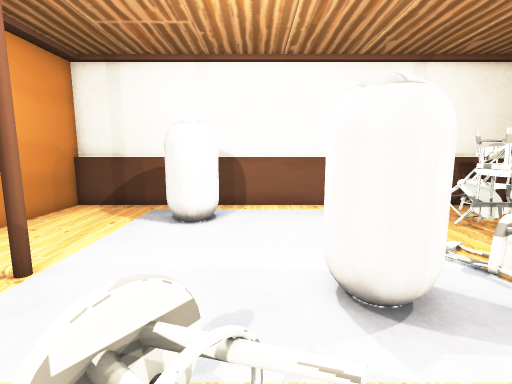
view 1 (above)

16 first-person views from a walk through a 3-D level made in the Unity game engine. The camera is 1.3 m above the floor, tilts 8° down and sees 85° across. The floor is counted in squares, 0.5 m on a side. Each view is taken from the middle of a square. On the plan, view 1 faces up. The plan holds only what a view shows up to about 19 squares ahead; the rest is blank. The place goes on beyond the plan. Some surface patterns are stand-ins.

view 2
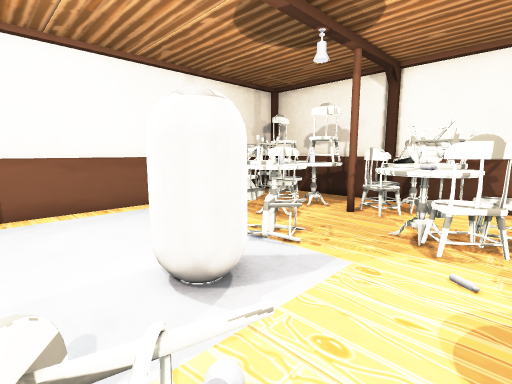

view 3
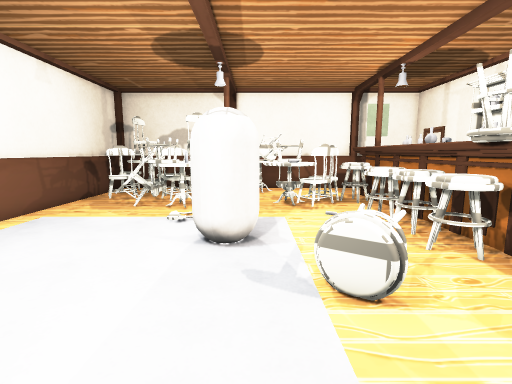

view 4
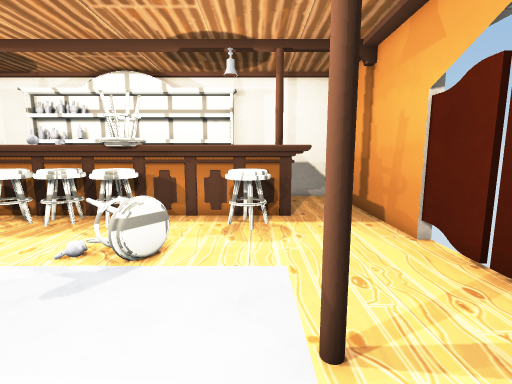

view 5
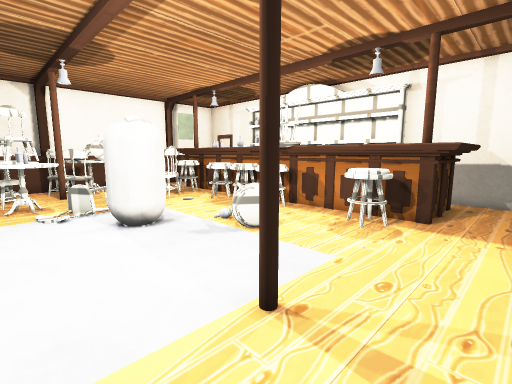

view 6
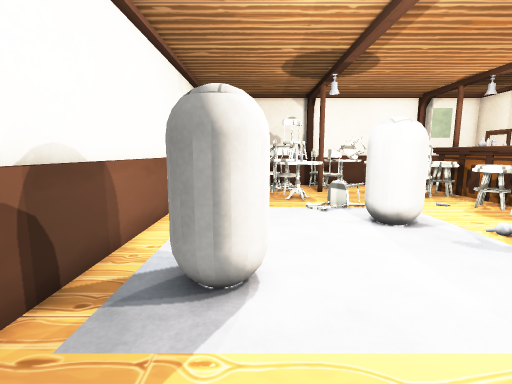

view 7
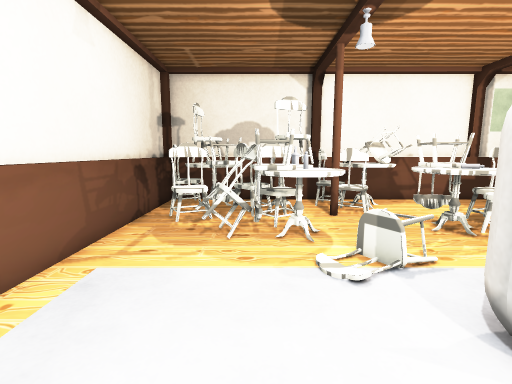

view 8
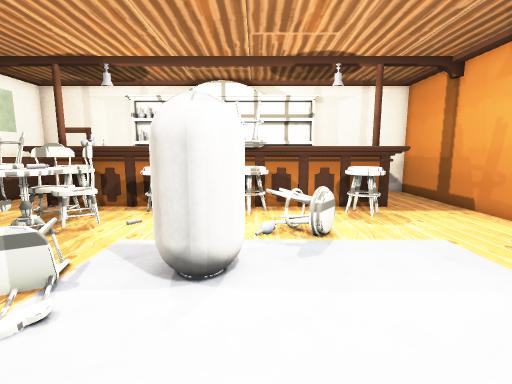

view 9
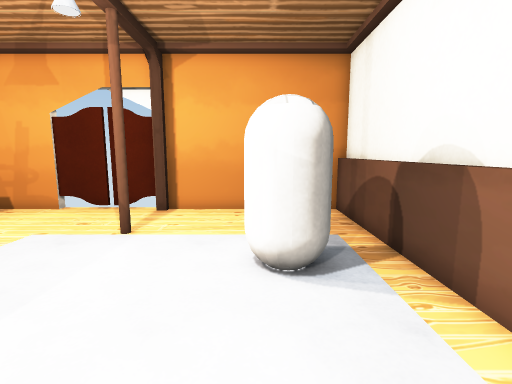

view 10
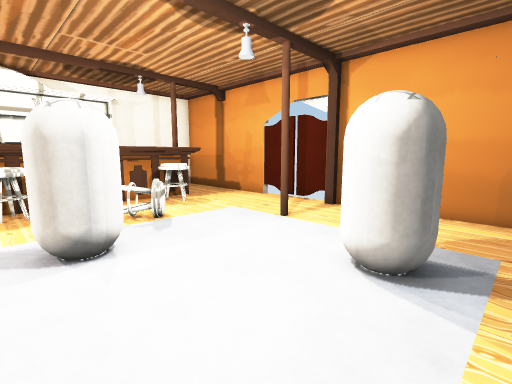

view 11
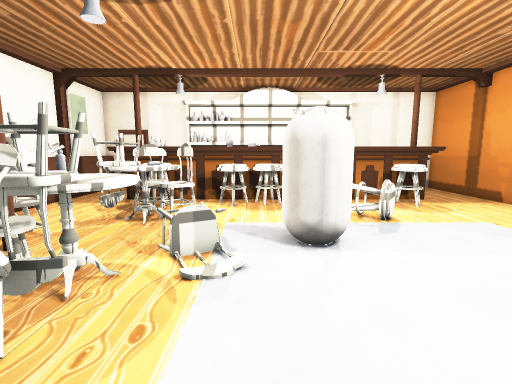

view 12
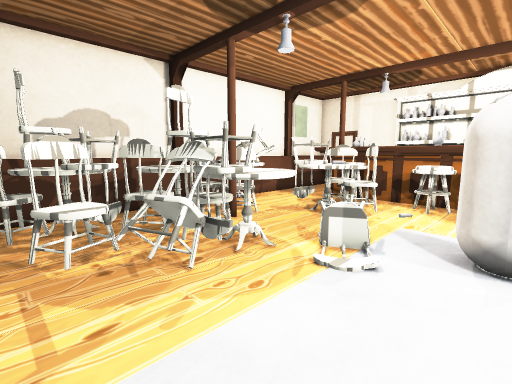

view 13
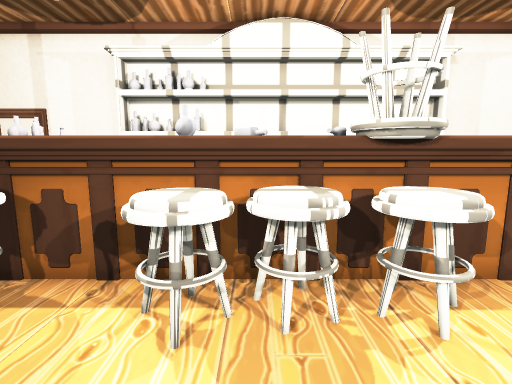

view 14
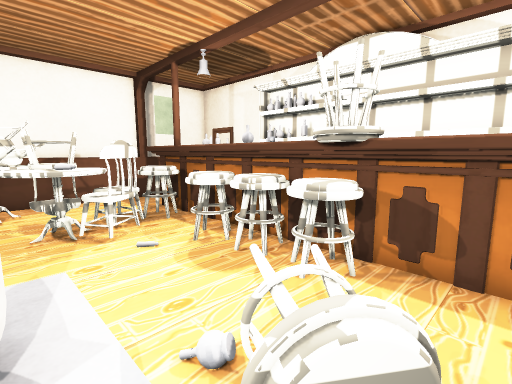

view 15
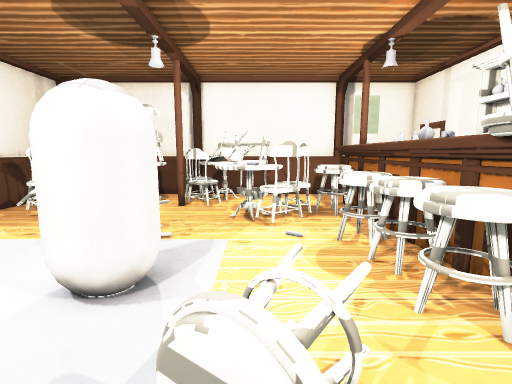

view 16
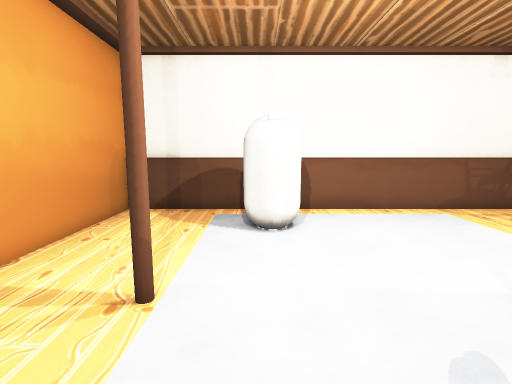

### Floor plan
Key: @ floor where view 1 was taken; # wall or solid block; x gap in a wall; . floor; ^ raised ledge; O other object.
Columns run from 9 left of view 1 to 14 right of it. Each row starts with its distance up from view 1.
 14 ########################
 13 #....................OO
 12 #.....OO..........OOOOOO
 11 #.....OOO........OOOOOOO
 10 #.....OO........OOOOOOOO
  9 #...............OOOOOO.
  8 #..............OOOOOOO.
  7 #..............OOOOOOO.
  6 #...#......OO.OOOO. #.OO
  5 #.........OOO..O....OOOO
  4 #.........OOO....OO.OOO
  3 x.......O.......OOOOOOOO
  2 #......OO.......OOOO.OO
  1 #.......OO......OOOO...
  0 #....OO..@....O.OOO....
 -1 #....OO...OOOOOO.OOO...
 -2 #..^^OO^^^OOO#OO^OOO^..
 -3 #..^^^^^^^OO^OOO^^^^^^.
 -4 #..^^
 -5 #..^^              OO
 -6 #..^^              OO
 -7 #..   #############
 -8 #############  #OO######

Where each view was taken, in squares from view 1:
view 1: 0 up, 0 right, facing up
view 2: 0 up, 1 left, facing up-right
view 3: 4 up, 6 left, facing right
view 4: 9 up, 4 left, facing down
view 5: 9 up, 8 left, facing down-right
view 6: 10 up, 8 left, facing right
view 7: 9 up, 1 left, facing right
view 8: 11 up, 1 right, facing down
view 9: 10 up, 4 right, facing left
view 10: 13 up, 4 right, facing down-left
view 11: 13 up, 4 right, facing down
view 12: 13 up, 2 right, facing down-right
view 13: 3 up, 4 right, facing down
view 14: 4 up, 2 left, facing down-right
view 15: 2 up, 3 left, facing right
view 16: 1 up, 3 left, facing up
